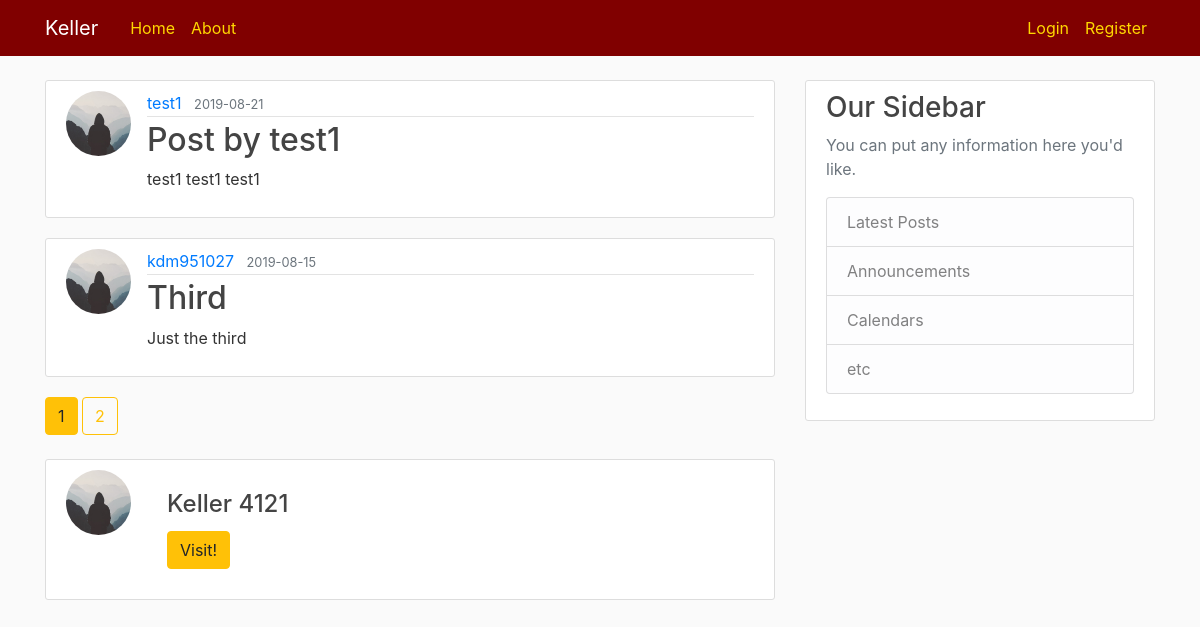
The page /home on the database its author committed.
### flaskblog/models.py (models this page shows, shortened)
class Post(db.Model):
    id = db.Column(db.Integer, primary_key=True)
    title = db.Column(db.String(100), nullable=False)
    date_posted = db.Column(db.DateTime, nullable=False, default=datetime.utcnow)
    content = db.Column(db.Text, nullable=False)
    user_id = db.Column(db.Integer, db.ForeignKey('user.id'), nullable=False)

class User(db.Model, UserMixin):
    id = db.Column(db.Integer, primary_key=True)
    username = db.Column(db.String(20), unique=True, nullable=False)
    email = db.Column(db.String(120), unique=True, nullable=False)
    image_file = db.Column(db.String(20), nullable=False, default='default.jpg')
    password = db.Column(db.String(60), nullable=False)
    posts = db.relationship('Post', backref='author', lazy=True)
    hobbies = db.relationship('Hobby', backref='hobbier', lazy=True)
    seat_id = db.Column(db.Integer, db.ForeignKey('seat.id'))

class Location(db.Model):
    id = db.Column(db.Integer, primary_key=True)
    name = db.Column(db.String(100), nullable=False)
    image_file = db.Column(db.String(20), nullable=False, default='default.jpg')
    seats = db.relationship('Seat', backref='where', lazy=True)

### flaskblog/main/routes.py (the view)
@main.route("/")
@main.route("/home")
def home():
    page = request.args.get('page', 1, type=int)
    posts = Post.query.order_by(Post.date_posted.desc()).paginate(page=page, per_page=2)
    locations = Location.query.all()
    seats = Seat.query.all()
    return render_template('home.html', posts=posts, locations=locations, seats=seats)

### flaskblog/templates/home.html
{%extends "layout.html"%}
{%block content%}
  {%for post in posts.items%}
    <article class="media content-section">
      <img class="rounded-circle article-img" src="{{ url_for('static', filename='profile_pics/'+post.author.image_file ) }}">
      <div class="media-body">
        <div class="article-metadata">
          <a class="mr-2" href="{{ url_for('users.user_posts', username=post.author.username) }}">{{ post.author.username }}</a>
          <small class="text-muted">{{ post.date_posted.strftime('%Y-%m-%d') }}</small>
        </div>
        <h2><a class="article-title" href="{{ url_for('posts.post', post_id=post.id) }}">{{ post.title }}</a></h2>
        <p class="article-content">{{ post.content }}</p>
      </div>
    </article>
  {% endfor %}
  {% for page_num in posts.iter_pages(left_edge=1, right_edge=1, left_current=1, right_current=2) %}
    {% if page_num %}
      {% if posts.page == page_num %}
        <a class="btn btn-warning mb-4" href="{{ url_for('main.home', page=page_num) }}">{{ page_num }}</a>
      {% else %}
        <a class="btn btn-outline-warning mb-4" href="{{ url_for('main.home', page=page_num) }}">{{ page_num }}</a>
      {% endif %}
    {% else %}
      ...
    {% endif %}
  {% endfor %}
  {%for location in locations%}
    <article class="media content-section">
      <img class="rounded-circle article-img" src="{{ url_for('static', filename='profile_pics/'+location.image_file ) }}" alt="Card image">
      <div class="card-body">
        <h4 class="card-title">{{ location.name }}</h4>
        <a class="mr-2" href="{{ url_for('locations.show_seats', name=location.name) }}"><button type="button" class="btn btn-warning">Visit!</button></a>
    </article>
  {% endfor %}
{%endblock content%}

### flaskblog/templates/layout.html (shortened to what this page needs)
<!DOCTYPE html>
<html>
<head>
  <link rel="stylesheet" href="https://stackpath.bootstrapcdn.com/bootstrap/4.3.1/css/bootstrap.min.css">
  <link rel="stylesheet" href="{{url_for('static', filename='main.css')}}">
</head>
<body>
  <header class="site-header">
  <nav class="navbar navbar-expand-md navbar-dark bg-maroon fixed-top">
    <div class="container">
      <a class="navbar-brand mr-4" href="/">Keller</a>
      <div class="collapse navbar-collapse" id="navbarToggle">
        <div class="navbar-nav mr-auto">
          <a class="nav-item nav-link" href="{{url_for('main.home')}}">Home</a>
          <a class="nav-item nav-link" href="{{url_for('main.about')}}">About</a>
        </div>
        <div class="navbar-nav">
          {% if current_user.is_authenticated %}
          <a class="nav-item nav-link" href="{{url_for('posts.new_post')}}">New Post</a>
            <a class="nav-item nav-link" href="{{url_for('users.logout')}}">Logout</a>
            <a class="nav-item nav-link" href="{{url_for('users.account')}}">Account</a
          {% else %}
            <a class="nav-item nav-link" href="{{url_for('users.login')}}">Login</a>
            <a class="nav-item nav-link" href="{{url_for('users.register')}}">Register</a>
          {% endif %}
        </div>
      </div>
    </div>
  </nav>
</header>
<main role="main" class="container">
  <div class="row">
    <div class="col-md-8">
      {% block content %}{% endblock %}
    </div>
    <div class="col-md-4">
      <div class="content-section">
        <h3>Our Sidebar</h3>
        <p class='text-muted'>You can put any information here you'd like.
          <ul class="list-group">
            <li class="list-group-item list-group-item-light">Latest Posts</li>
            <li class="list-group-item list-group-item-light">Announcements</li>
            <li class="list-group-item list-group-item-light">Calendars</li>
            <li class="list-group-item list-group-item-light">etc</li>
          </ul>
        </p>
      </div>
    </div>
  </div>
</main>
</body>
</html>

### flaskblog/static/main.css (style rules this page uses)
body { background: #fafafa; color: #333333; margin-top: 5rem; }
h1, h2, h3, h4, h5, h6 { color: #444444; }
.bg-maroon { background-color: #800000; }
.site-header .navbar-nav .nav-link { color: #FFD700; }
.content-section { background: #ffffff; padding: 10px 20px; border: 1px solid #dddddd; border-radius: 3px; margin-bottom: 20px; }
.article-title { color: #444444; }
.article-content { white-space: pre-line; }
.article-img { height: 65px; width: 65px; margin-right: 16px; }
.article-metadata { padding-bottom: 1px; margin-bottom: 4px; border-bottom: 1px solid #e3e3e3 }

### rows shown on the page
Post: image_file (placeholder picture), author.username "test1", date_posted "2019-08-21", title "Post by test1", content "test1 test1 test1"
Post: image_file (placeholder picture), author.username "kdm951027", date_posted "2019-08-15", title "Third", content "Just the third"
Location: image_file (placeholder picture), name "Keller 4121"

### other values the page prints
{{ page_num }} "1"
{{ page_num }} "2"
